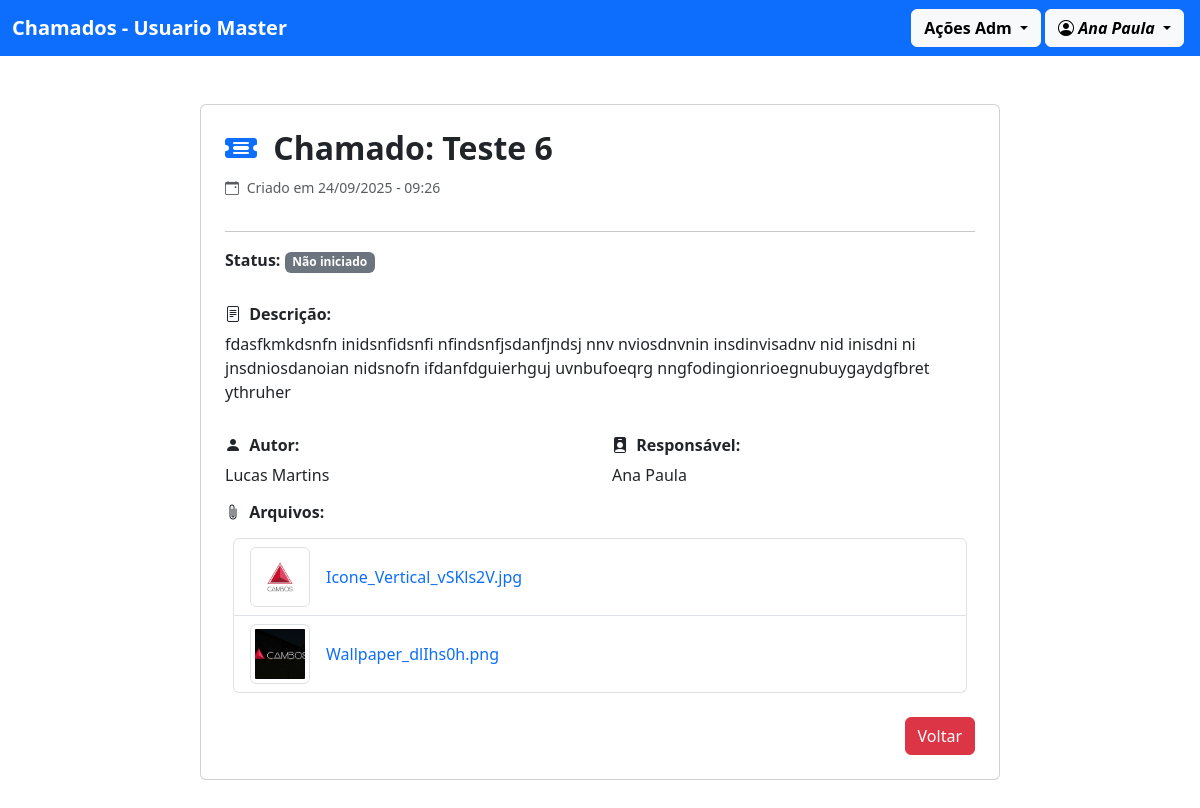
The page /ver_detalhes/7 (signed in) on the database as committed earlier.
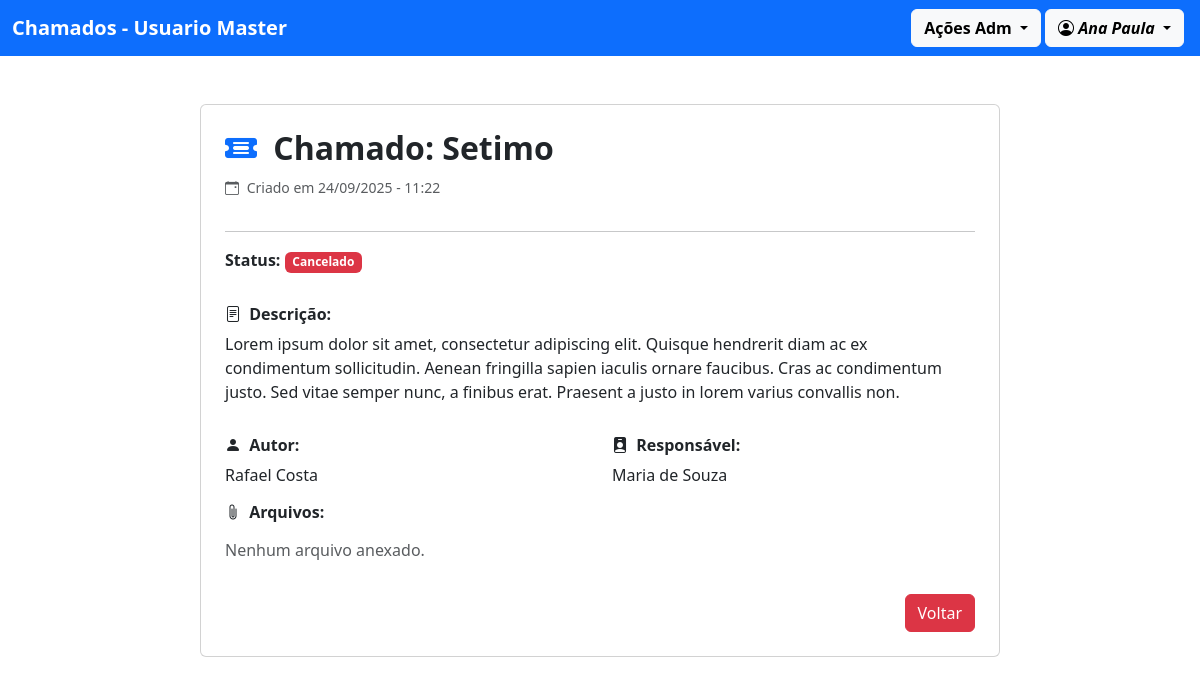
The same page on the database as committed later.
### chamado/models.py (models this page shows, shortened)
class Chamado(models.Model):
    STATUS = (
        ('nao_iniciado', 'Não iniciado'),
        ('em_andamento', 'Em andamento'),
        ('finalizado', 'Finalizado'),
        ('cancelado', 'Cancelado'),
    )
    titulo = models.CharField(max_length=255)
    data = models.DateTimeField()
    status = models.CharField(max_length=20, choices=STATUS, default="nao_iniciado")
    descricao = models.TextField()
    autor = models.ForeignKey(Perfil, on_delete=models.CASCADE, related_name='autor')
    responsavel = models.ForeignKey(Perfil, on_delete=models.CASCADE, related_name='responsavel')
    class Meta:
        ordering = ["-data"]

class Arquivo(models.Model):
    arquivo = models.FileField(upload_to='arquivos')
    chamado = models.ForeignKey(Chamado, on_delete=models.CASCADE, related_name='arquivo')

### usuario/models.py (models this page shows)
class Perfil(models.Model):
    user = models.OneToOneField(User, on_delete=models.CASCADE)
    nome_completo = models.CharField(max_length=255)
    adm = models.BooleanField(default=False)
    def __str__(self):
        return f"{self.nome_completo}"
    class Meta:
        ordering = ["nome_completo"]

### chamado/views.py (the view)
# urls.py: path('ver_detalhes/<int:id>', views.ver_detalhes, name="ver_detalhes"),
@login_required(login_url='/usuario/login/')
def ver_detalhes(request, id):
    chamado = get_object_or_404(Chamado, id=id)
    arquivos = chamado.arquivo.all()
    return render(request, 'ver_detalhes.html', {'chamados': chamado, 'arquivos': arquivos})

### chamado/templates/ver_detalhes.html (shortened to what this page needs)
{% extends "modelo.html" %}
{% block content %}
<div class="container d-flex justify-content-center mb-5">
    <div class="card p-4" style="max-width: 800px; width: 100%;">
        <h2 class="mb-2 fw-bold">
            <i class="bi bi-ticket-detailed-fill text-primary me-2"></i>
            Chamado: {{ chamados.titulo }}
        </h2>
        <div class="mb-3">
            <small class="text-muted">
                <i class="bi bi-calendar-event me-1"></i>
                Criado em {{ chamados.data|date:'d/m/Y - H:i' }}
            </small>
        </div>
        <hr>
        <div class="mb-3">
            <p class="fw-bold">Status:
                {% if chamados.status == 'finalizado' %}
                <span class="badge bg-success">{{chamados.get_status_display}}</span>
                {% elif chamados.status == 'em_andamento' %}
                <span class="badge bg-warning text-black">{{chamados.get_status_display}}</span>
                {% elif chamados.status == 'cancelado' %}
                <span class="badge bg-danger">{{chamados.get_status_display}}</span>
                {% else %}
                <span class="badge bg-secondary">{{chamados.get_status_display}}</span>
                {% endif %}
            </p>
        </div>
        <div class="mb-3">
            <h6 class="fw-bold">
                <i class="bi bi-file-text me-1"></i>
                Descrição:
            </h6>
            <p>{{ chamados.descricao }}</p>
        </div>
        <div class="row">
            <div class="col-md-6">
                <h6 class="fw-bold">
                    <i class="bi bi-person-fill me-1"></i>
                    Autor:
                </h6>
                <p>{{ chamados.autor }}</p>
            </div>
            <div class="col-md-6">
                <h6 class="fw-bold">
                    <i class="bi bi-person-badge-fill me-1"></i>
                    Responsável:
                </h6>
                <p>{{ chamados.responsavel }}</p>
            </div>
        </div>
        <div class="mb-3">
            <h6 class="fw-bold mb-3">
                <i class="bi bi-paperclip me-1"></i>
                Arquivos:
            </h6>
            {% if arquivos %}
            <div class="list-group m-2">
                {% for i in arquivos %}
                <div class="list-group-item d-flex align-items-center gap-3">
                    <img src="{{ i.arquivo.url }}" class="img-thumbnail"
                        style="width: 60px; height: 60px; object-fit: cover;">
                    <a href="{{ i.arquivo.url }}" target="_blank" class="text-decoration-none">
                        {{ i.arquivo.name|slice:'9:' }}
                    </a>
                </div>
                {% endfor %}
            </div>
            {% else %}
            <p class="text-muted">Nenhum arquivo anexado.</p>
            {% endif %}
        </div>
        <div class="text-end">
            <button class="btn btn-danger" onclick="history.back()">Voltar</button>
        </div>
    </div>
</div>
{% endblock %}

Rows that differ between the two databases and show on the page:
removed Arquivo: arquivo (picture), arquivo.name "Icone_Vertical_vSKls2V.jpg"
removed Arquivo: arquivo (picture), arquivo.name "Wallpaper_dlIhs0h.png"
changed Chamado: titulo "Teste 6" → "Setimo"; data "24/09/2025 - 09:26" → "24/09/2025 - 11:22"; descricao "fdasfkmkdsnfn inidsnfidsnfi nfindsnfjsdanfjndsj nnv nviosdnvnin insdinvisadnv nid inisdni ni jnsdniosdanoian nidsnofn ifdanfdguierhguj uvnbufoeqrg nngfodingionrioegnubuygaydgfbret ythruher" → "Lorem ipsum dolor sit amet, consectetur adipiscing elit. Quisque hendrerit diam ac ex condimentum sollicitudin. Aenean fringilla sapien iaculis ornare faucibus. Cras ac condimentum justo. Sed vitae semper nunc, a finibus erat. Praesent a justo in lorem varius convallis non."; autor "Lucas Martins" → "Rafael Costa"; responsavel "Ana Paula" → "Maria de Souza"; status "Não iniciado" → "Cancelado"
Other text that changed with them:
text now shown: "Nenhum arquivo anexado."
